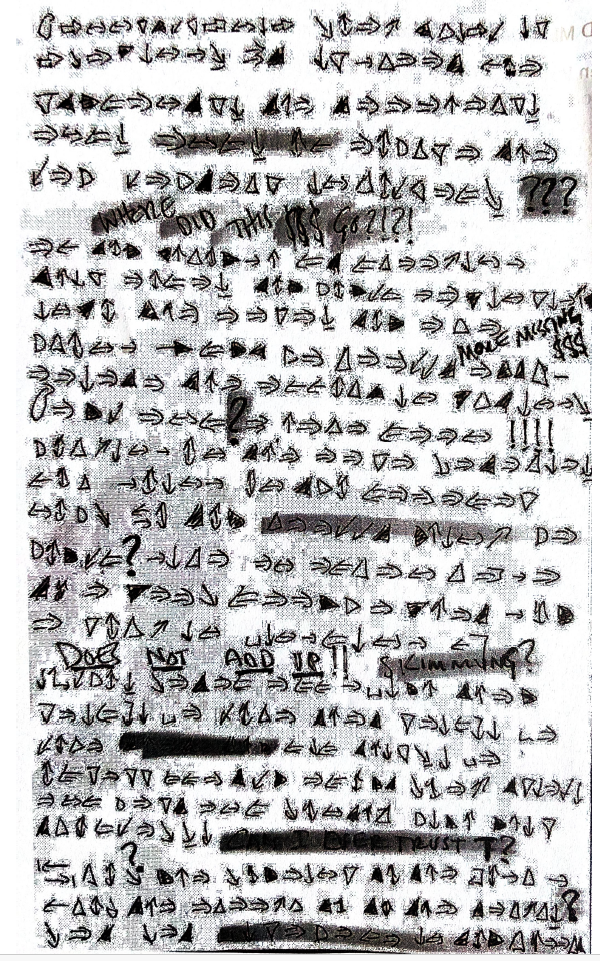
#> input picture mock-trial-cipher/original.png, 600 x 961 px, found by its file name
$ python blobs.py
#> lines starting #> are read from the running program, lines starting #| are printed output that depends on the picture; after the words box and inside, x2 and y2 are one past the last pixel; in counts of white or black regions, pixels touching at a corner belong together
import json, cv2, numpy as np
S=4
im = cv2.imread('original.png',0)
#> im: shape (961, 600); min 0, max 255, mean 189.8
big = cv2.resize(im,None,fx=S,fy=S,interpolation=cv2.INTER_CUBIC)
blur = cv2.GaussianBlur(big,(0,0),3)
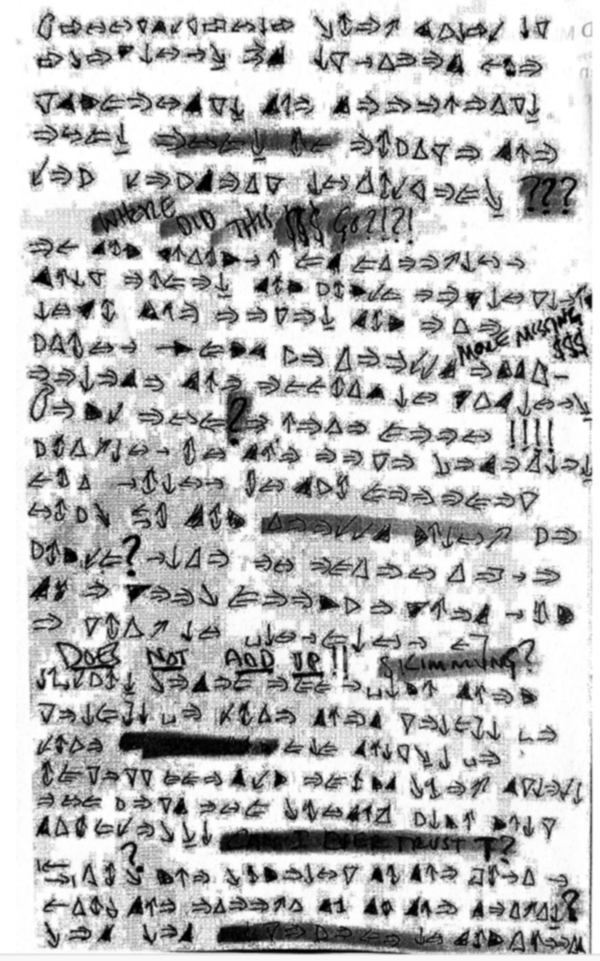
#> blur: shape (3844, 2400) (shown at 1/4 size); min 0, max 255, mean 189.8
bw = cv2.adaptiveThreshold(blur,255,cv2.ADAPTIVE_THRESH_GAUSSIAN_C,cv2.THRESH_BINARY_INV,61,12)
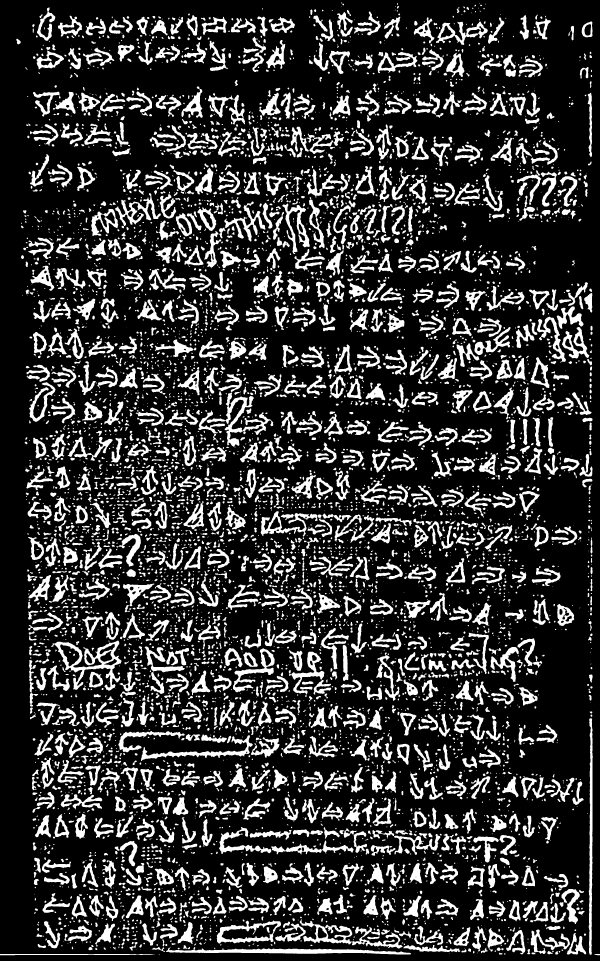
#> bw: shape (3844, 2400) (shown at 1/4 size); 20.6% white; 7004 white regions (1897 under 20 px), largest, box (x1, y1, x2, y2) and area: (204, 2563, 486, 2763) 14927, (664, 3787, 1644, 3818) 13311, (1199, 3677, 1610, 3794) 11885
# filled blobs: opening with large kernel
k=cv2.getStructuringElement(cv2.MORPH_ELLIPSE,(15,15))
op=cv2.morphologyEx(bw,cv2.MORPH_OPEN,k)
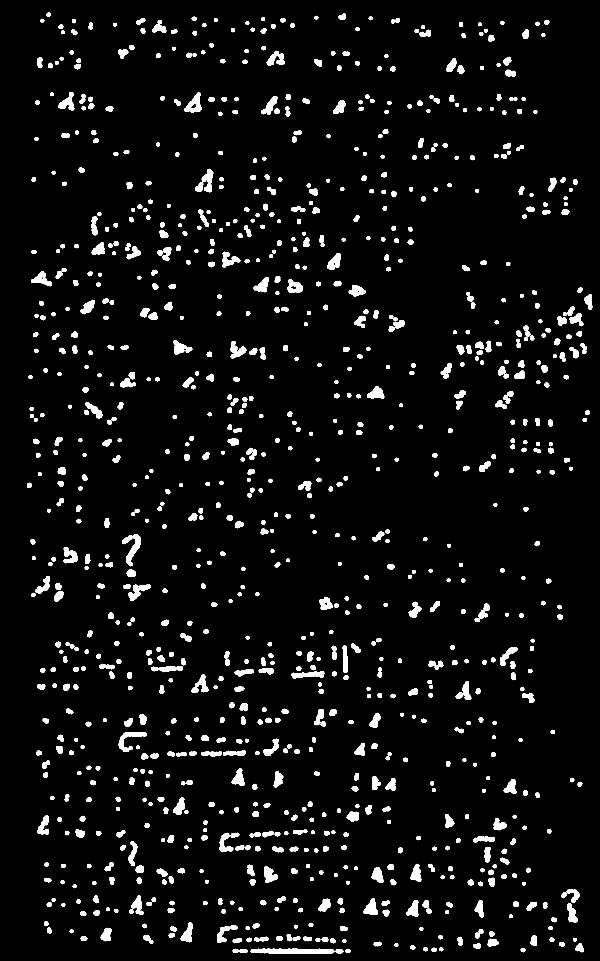
#> op: shape (3844, 2400) (shown at 1/4 size); 5% white; 1090 white regions, largest, box (x1, y1, x2, y2) and area: (1003, 3794, 1337, 3815) 5710, (474, 2928, 586, 3008) 2914, (505, 2136, 563, 2265) 2824
n,lab,stats,cent=cv2.connectedComponentsWithStats(op,connectivity=8)
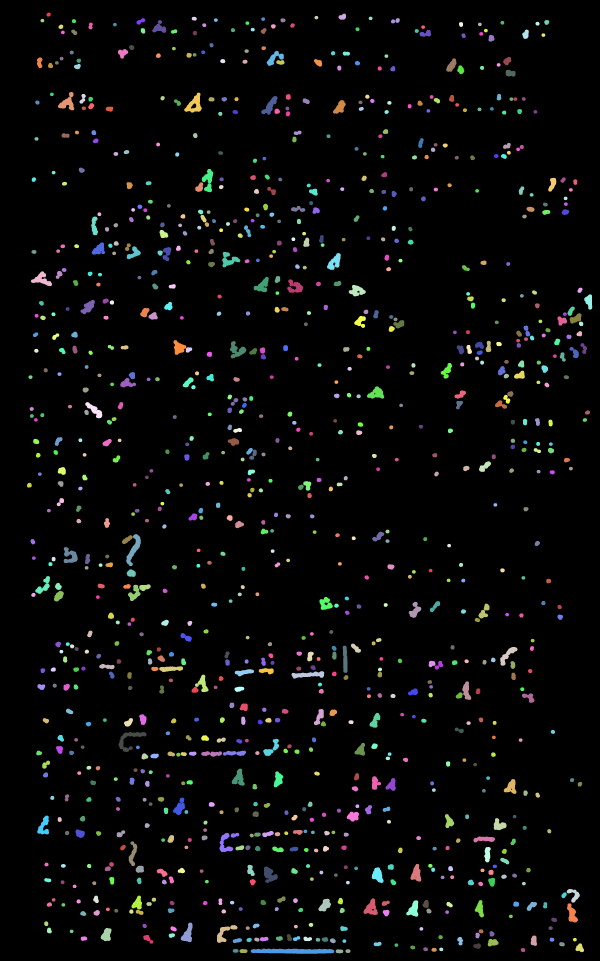
#> lab: shape (3844, 2400) int32 (shown at 1/4 size); 1091 distinct labels, from 0 to 1090; one colour per label, 0 black
#> n = 1091; stats = 1091 rows, first 6: [0, 0, 2400, 3844, 8766906], [186, 50, 17, 17, 211], [1354, 54, 30, 25, 545], [1258, 63, 15, 15, 169], [767, 67, 20, 16, 247], [1475, 66, 15, 15, 169]; cent = 1091 pairs, first value 116.9 to 2355.7, second value 58 to 3804.8
blobs=[]
for i in range(1,n):
    x,y,w,h,a=stats[i]
    if a<900 or a>14000: continue
    if w>200 or h>200: continue
    blobs.append(dict(x=int(x),y=int(y),w=int(w),h=int(h),a=int(a),cx=float(cent[i][0]),cy=float(cent[i][1]),id=i))
#> this loop made 1090 passes
#> after the loop, blobs = 92 items
print(len(blobs))
#| 92
vis=cv2.cvtColor(big,cv2.COLOR_GRAY2BGR)
for b in blobs:
    cv2.rectangle(vis,(b['x'],b['y']),(b['x']+b['w'],b['y']+b['h']),(0,0,255),2)
#> this loop made 92 passes
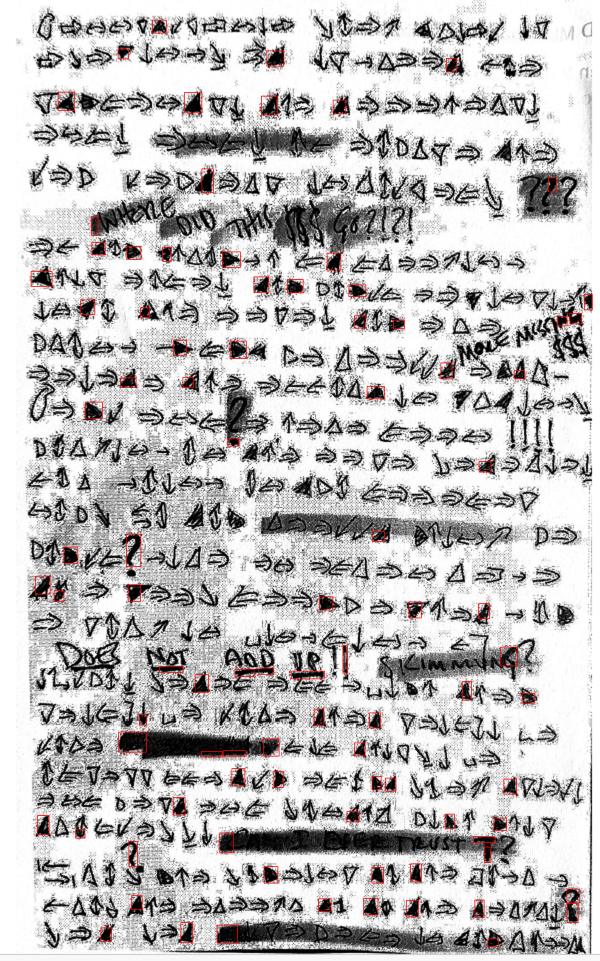
#> vis: shape (3844, 2400, 3) (shown at 1/4 size); mean B, G, R 188.9, 188.9, 190.6
cv2.imwrite('work/blobs_vis.png',vis)
json.dump(blobs,open('work/blobs.json','w'))
# print sorted by y
for b in sorted(blobs,key=lambda b:(round(b['cy']/4/12),b['cx'])):
    print(int(b['cx']/4),int(b['cy']/4),b['w'],b['h'],b['a'])
